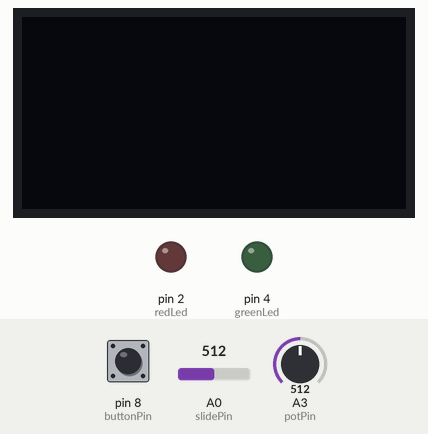
This sketch was run on a simulated Arduino Uno, built with avr-gcc and run on an emulated ATmega328P. Shown: 128×64 one-colour display, output pins drawn as LEDs (lit = HIGH). The inputs (shaded band) are chosen by the test bench; at power-on: pin 8 (buttonPin) LOW, A3 (potPin) = 512, A0 (slidePin) = 512. The display library's start-up logo is not drawn; random numbers use the default seed unless the sketch sets one.

Above: at 1.2 s.
1.3 s: pin 8 (buttonPin) pulled HIGH for 0.15 s
At 3.1 s:
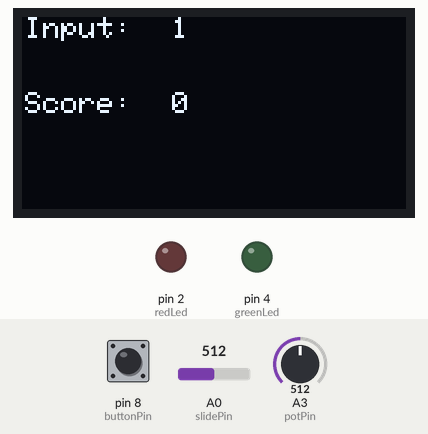
4.4 s: A3 (potPin) set to 716
At 5.9 s:
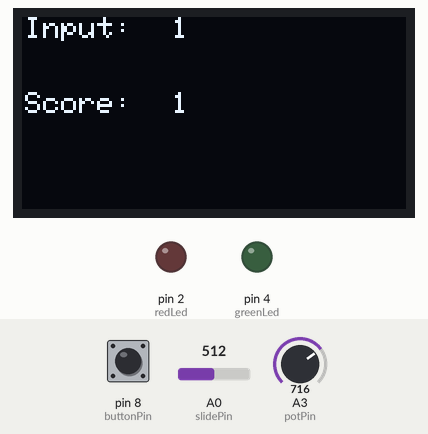
7.4 s: A3 (potPin) set to 900
At 7.8 s:
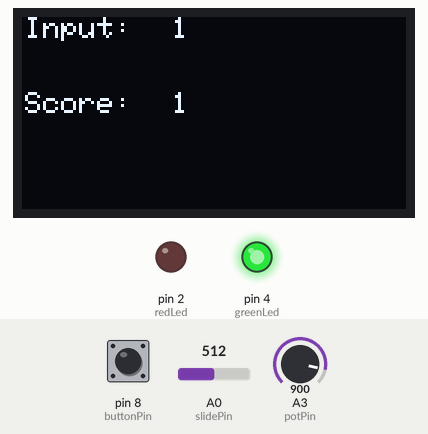
10.4 s: A0 (slidePin) set to 716
At 11.6 s:
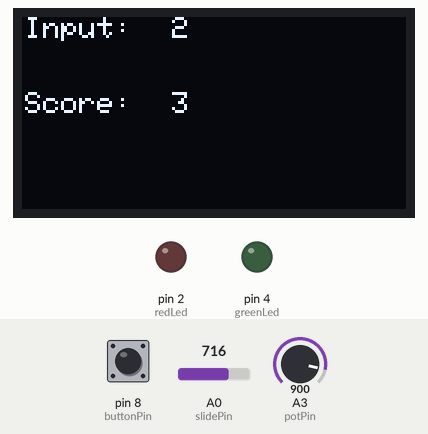
13.4 s: A0 (slidePin) set to 900
At 15.0 s:
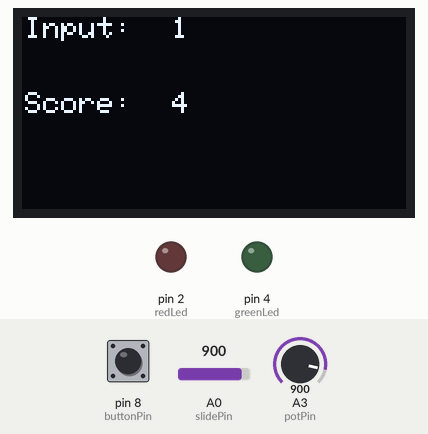
16.4 s: pin 8 (buttonPin) pulled HIGH for 3.2 s
At 23.0 s:
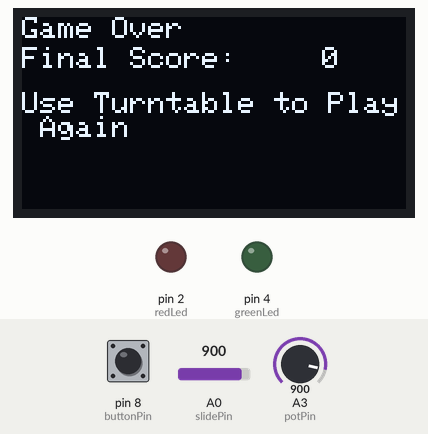
Timing chart, 0 to 23.6 s (numbered marks = the images above; inputs shaded):
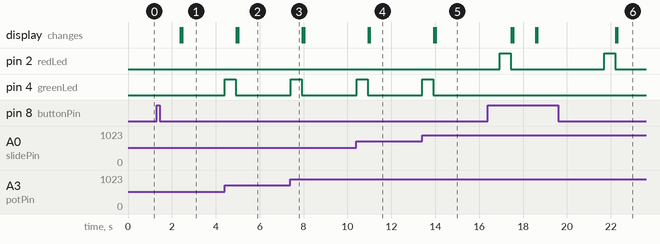

Measured:
- after the input at 1.3 s, the display: first changes after 1.1 s (image 1 shows a later state)
- after the input at 4.4 s, pin 4 (greenLed): LOW → HIGH at once, → LOW 0.50 s later
- after the input at 7.4 s, pin 4 (greenLed): LOW → HIGH at once, → LOW 0.50 s later
- after the input at 10.4 s, pin 4 (greenLed): LOW → HIGH at once, → LOW 0.50 s later
- after the input at 13.4 s, pin 4 (greenLed): LOW → HIGH at once, → LOW 0.50 s later
- by itself, pin 2 (redLed): alternates HIGH for 0.50 s and LOW for 4.3 s

The sketch:

sketch_nov1a.ino
```cpp
#include <SPI.h>
#include <Wire.h>
#include <Adafruit_GFX.h>
#include <Adafruit_SSD1306.h>

//Display
#define SCREEN_WIDTH 128  // OLED display width, in pixels
#define SCREEN_HEIGHT 64  // OLED display height, in pixels

// Declaration for SSD1306 display connected using software SPI (default case):
#define OLED_MOSI 9
#define OLED_CLK 10
#define OLED_DC 11
#define OLED_CS 12
#define OLED_RESET 13
Adafruit_SSD1306 display(SCREEN_WIDTH, SCREEN_HEIGHT, OLED_MOSI, OLED_CLK, OLED_DC, OLED_RESET, OLED_CS);

//Pins
int potPin = A3;
int buttonPin = 8;
int slidePin = A0;
int speakerPin;
int redLed = 2;
int greenLed = 4;

/*
// 'eeworldonlineblack-135x45', 130x45px
const unsigned char epd_bitmap_eeworldonlineblack_135x45 [] PROGMEM = {
  0xff, 0xff, 0xff, 0xff, 0xff, 0xff, 0xff, 0xff, 0xff, 0xff, 0xff, 0xff, 0xfc, 0x1f, 0xff, 0xf8,
  0x00, 0xff, 0xff, 0xff, 0xff, 0xff, 0xff, 0xff, 0xff, 0xff, 0xff, 0xff, 0xff, 0xfc, 0x1f, 0xff,
  0xf8, 0x00, 0xff, 0xff, 0xff, 0xff, 0xff, 0xff, 0xff, 0xff, 0xff, 0xff, 0xff, 0xff, 0xfc, 0x1f,
  0xff, 0xf8, 0x00, 0xff, 0xff, 0xff, 0xff, 0xff, 0xff, 0xff, 0xff, 0xff, 0xff, 0xff, 0xff, 0xfc,
  0x1f, 0xff, 0xf8, 0x00, 0xff, 0xff, 0xff, 0xff, 0xff, 0xff, 0xff, 0xff, 0xff, 0xff, 0xff, 0xff,
  0xfc, 0x1f, 0xff, 0xf8, 0x00, 0xff, 0xff, 0xff, 0xff, 0xff, 0xff, 0xff, 0xff, 0xff, 0xff, 0xff,
  0xff, 0xfc, 0x1f, 0xff, 0xf8, 0x00, 0xff, 0xff, 0xff, 0xff, 0xff, 0xff, 0xff, 0xff, 0xff, 0xff,
  0xff, 0xff, 0xfc, 0x1f, 0xff, 0xf8, 0x00, 0xff, 0xff, 0xff, 0xff, 0xff, 0xff, 0xff, 0xff, 0xff,
  0xff, 0xff, 0xff, 0xfc, 0x1f, 0xff, 0xf8, 0x00, 0xff, 0xff, 0xff, 0xff, 0xff, 0xff, 0xff, 0xff,
  0xff, 0xff, 0xff, 0xff, 0xfc, 0x1f, 0xff, 0xf8, 0x00, 0xff, 0xff, 0xff, 0xff, 0xff, 0xff, 0xff,
  0xff, 0xff, 0xff, 0xff, 0xff, 0xfc, 0x1f, 0xff, 0xf8, 0x00, 0xe0, 0x00, 0x60, 0x00, 0x67, 0xf8,
  0x1f, 0xc1, 0xf8, 0x00, 0x3f, 0x06, 0x0c, 0x1f, 0xe0, 0x18, 0x00, 0xe0, 0x00, 0x60, 0x00, 0x67,
  0xf0, 0x1f, 0xc1, 0xe0, 0x00, 0x1f, 0x04, 0x0c, 0x1f, 0x80, 0x00, 0x00, 0xe0, 0x00, 0x60, 0x00,
  0x47, 0xf0, 0x1f, 0xc1, 0xe0, 0x00, 0x0f, 0x00, 0x0c, 0x1f, 0x00, 0x00, 0x00, 0xe1, 0xff, 0xe1,
  0xff, 0xc3, 0xf0, 0x1f, 0xc1, 0xc0, 0x00, 0x0f, 0x00, 0x0c, 0x1f, 0x00, 0x00, 0x00, 0xe3, 0xff,
  0xe1, 0xff, 0xc3, 0xf0, 0x0f, 0xc3, 0xc0, 0x00, 0x07, 0x00, 0x0c, 0x1e, 0x00, 0x00, 0x00, 0xe3,
  0xff, 0xe3, 0xff, 0xc3, 0xe0, 0x0f, 0x83, 0xc1, 0xfe, 0x07, 0x03, 0xfc, 0x1e, 0x07, 0xf0, 0x00,
  0xc3, 0xff, 0xe3, 0xff, 0xc3, 0xe0, 0x0f, 0x83, 0xc1, 0xff, 0x07, 0x07, 0xfc, 0x1e, 0x0f, 0xf8,
  0x00, 0xc3, 0xff, 0xc3, 0xff, 0xc3, 0xe1, 0x0f, 0x83, 0x83, 0xff, 0x07, 0x07, 0xfc, 0x1e, 0x0f,
  0xf8, 0x00, 0xc3, 0xff, 0xc3, 0xff, 0xc1, 0xe1, 0x07, 0x87, 0x83, 0xff, 0x07, 0x07, 0xfc, 0x1e,
  0x0f, 0xf8, 0x00, 0xc3, 0xff, 0xc3, 0xff, 0xc1, 0xe1, 0x07, 0x87, 0x83, 0xff, 0x07, 0x07, 0xfc,
  0x1e, 0x0f, 0xf8, 0x00, 0xc0, 0x00, 0xc0, 0x00, 0xc1, 0xc1, 0x87, 0x07, 0x83, 0xff, 0x07, 0x07,
  0xfc, 0x1e, 0x0f, 0xf8, 0x00, 0xc0, 0x00, 0xc0, 0x00, 0xe1, 0xc1, 0x87, 0x07, 0x83, 0xff, 0x07,
  0x07, 0xfc, 0x1e, 0x0f, 0xf8, 0x00, 0xc0, 0x00, 0xc0, 0x00, 0xe0, 0xc3, 0x87, 0x07, 0x83, 0xff,
  0x07, 0x07, 0xfc, 0x1e, 0x0f, 0xf8, 0x00, 0x80, 0x01, 0xc0, 0x01, 0xe0, 0xc3, 0x83, 0x0f, 0x83,
  0xff, 0x07, 0x07, 0xfc, 0x1e, 0x0f, 0xf8, 0x00, 0x87, 0xff, 0x87, 0xff, 0xe0, 0xc3, 0xc3, 0x0f,
  0x83, 0xff, 0x07, 0x07, 0xfc, 0x1e, 0x0f, 0xf8, 0x00, 0x87, 0xff, 0x87, 0xff, 0xf0, 0x83, 0xc2,
  0x0f, 0x83, 0xff, 0x07, 0x07, 0xfc, 0x1e, 0x0f, 0xf8, 0x00, 0x87, 0xff, 0x87, 0xff, 0xf0, 0x87,
  0xc2, 0x0f, 0x83, 0xff, 0x07, 0x07, 0xfc, 0x1e, 0x0f, 0xf8, 0x00, 0x8f, 0xff, 0x87, 0xff, 0xf0,
  0x07, 0xc2, 0x1f, 0xc1, 0xff, 0x07, 0x07, 0xfc, 0x1e, 0x0f, 0xf8, 0x00, 0x8f, 0xff, 0x87, 0xff,
  0xf0, 0x07, 0xc0, 0x1f, 0xc1, 0xfe, 0x07, 0x07, 0xfc, 0x1e, 0x07, 0xf0, 0x00, 0x8f, 0xff, 0x8f,
  0xff, 0xf0, 0x07, 0xe0, 0x1f, 0xc0, 0x00, 0x07, 0x07, 0xfc, 0x1e, 0x00, 0x00, 0x00, 0x00, 0x03,
  0x80, 0x03, 0xf8, 0x0f, 0xe0, 0x1f, 0xc0, 0x00, 0x0f, 0x07, 0xfc, 0x1f, 0x00, 0x00, 0x00, 0x00,
  0x03, 0x80, 0x01, 0xf8, 0x0f, 0xe0, 0x1f, 0xe0, 0x00, 0x0f, 0x07, 0xfc, 0x1f, 0x00, 0x00, 0x00,
  0x00, 0x03, 0x00, 0x03, 0xf8, 0x0f, 0xe0, 0x3f, 0xf0, 0x00, 0x1f, 0x07, 0xfc, 0x1f, 0x80, 0x08,
  0x00, 0x00, 0x03, 0x00, 0x03, 0xf8, 0x0f, 0xf0, 0x3f, 0xf8, 0x00, 0x7f, 0x07, 0xfc, 0x1f, 0xe0,
  0x3c, 0x00, 0xff, 0xff, 0xff, 0xff, 0xff, 0xff, 0xff, 0xff, 0xff, 0xff, 0xff, 0xff, 0xff, 0xff,
  0xff, 0xff, 0xc0, 0xff, 0xff, 0xff, 0xff, 0xff, 0xff, 0xff, 0xff, 0xff, 0xff, 0xff, 0xff, 0xff,
  0xff, 0xff, 0xff, 0xc0, 0xff, 0xff, 0xff, 0xff, 0xff, 0xff, 0xff, 0x83, 0xff, 0x7d, 0xfe, 0x7f,
  0xf7, 0xfb, 0xef, 0xf0, 0x00, 0xff, 0xff, 0xff, 0xff, 0xff, 0xff, 0xff, 0x7d, 0xff, 0x3d, 0xfe,
  0x7f, 0xf7, 0xf9, 0xef, 0xf7, 0xc0, 0xff, 0xff, 0xff, 0xff, 0xff, 0xff, 0xff, 0x7e, 0xff, 0x5d,
  0xfe, 0x7f, 0xf7, 0xfa, 0xef, 0xf7, 0xc0, 0xff, 0xff, 0xff, 0xff, 0xff, 0xff, 0xfe, 0xfe, 0xff,
  0x4d, 0xfe, 0x7f, 0xf7, 0xfa, 0xef, 0xf3, 0xc0, 0xff, 0xff, 0xff, 0xff, 0xff, 0xff, 0xfe, 0xfe,
  0xff, 0x6d, 0xfe, 0x7f, 0xf7, 0xfb, 0x6f, 0xf0, 0x40, 0xff, 0xff, 0xff, 0xff, 0xff, 0xff, 0xfe,
  0xfe, 0xff, 0x75, 0xfe, 0x7f, 0xf7, 0xfb, 0xaf, 0xf7, 0xc0, 0xff, 0xff, 0xff, 0xff, 0xff, 0xff,
  0xff, 0x7e, 0xff, 0x71, 0xfe, 0x7f, 0xf7, 0xfb, 0x8f, 0xf7, 0xc0, 0xff, 0xff, 0xff, 0xff, 0xff,
  0xff, 0xff, 0x3d, 0xff, 0x79, 0xfe, 0x7f, 0xf7, 0xfb, 0xcf, 0xf7, 0xc0, 0xff, 0xff, 0xff, 0xff,
  0xff, 0xff, 0xff, 0x83, 0xff, 0x7d, 0xff, 0x0f, 0xf7, 0xfb, 0xef, 0xf8, 0x00
};

// Array of all bitmaps for convenience. (Total bytes used to store images in PROGMEM = 784)
const int epd_bitmap_allArray_LEN = 1;
const unsigned char* epd_bitmap_allArray[1] = {
  epd_bitmap_eeworldonlineblack_135x45
};*/

void setup() {
  Serial.begin(9600);
  display.begin(SSD1306_SWITCHCAPVCC);
  display.display();

  // Pin Modes
  pinMode(potPin, INPUT);
  pinMode(buttonPin, INPUT);
  pinMode(slidePin, INPUT);
  pinMode(redLed, OUTPUT);
  pinMode(greenLed, OUTPUT);
  pinMode(speakerPin, OUTPUT);
}

void loop() {
  playGame();
}

void printtext(char* text, int x, int y) {
  display.setTextSize(1.5);
  display.setTextColor(SSD1306_WHITE);
  display.setCursor(x, y);
  display.println(text);
  display.display();
}

void printtext(int text, int x, int y) {
  display.setTextSize(1.5);
  display.setTextColor(SSD1306_WHITE);
  display.setCursor(x, y);
  display.println(text);
  display.display();
}

void playGame() {
  if (readButton(buttonPin) == HIGH) {
    delay(1000);
    game();
  }
  else {
    delay(100);
  }
}

int readPot(int pin) {
  int Dval = analogRead(pin);  //reads the digital value of voltage

  return Dval;
}

int readButton(int pin) {
  int state = digitalRead(pin);

  return state;
}

bool comparePot(int pin, int score) {
  int originalState = readPot(pin);
  int n = 0;
  int threshold = 3000 - 30*score;
  bool check;

  while (true) {
    if (abs(readPot(pin) - originalState) > 50) {
      return true;
    }
    else if (n * 20 > threshold) {
      check = false;
      break;
    }
    else {
      n += 1;
      delay(20);
    }
  }
  return check;
}

bool compareButton(int pin, int score) {
  int n = 0;
  int threshold = 3000 - 30*score;
  bool check;

  while (true) {
    if (readButton(pin) == HIGH) {
      return true;
    }
    else if (n * 20 > threshold) {
      check = false;
      break;
    }
    else {
      n += 1;
      delay(20);
    }
  }
  return check;
}

void game() {
  bool cont = true;
  int score = 0;

  while (true) {
    int input = random(0,3);
    display.clearDisplay();
    printtext("Input: ", 1, 0);
    printtext(input, 50, 0);
    printtext("Score: ", 1, 25);
    printtext(score, 50, 25);

    switch (input) {
      case 0:
        //playSound("turntable.wav");
        cont = compareButton(buttonPin, score);
        break;
      case 1:
        //playSound("knob.wav");
        cont = comparePot(potPin, score);
        break;
      case 2:
        //playSound("slider.wav");
        cont = comparePot(slidePin, score);
        break;
    }

    if (cont == true) {
      score += 1;
        digitalWrite(greenLed, HIGH);
        delay(500);
        digitalWrite(greenLed, LOW);
    } else {
        digitalWrite(redLed, HIGH);
        delay(500);
        digitalWrite(redLed, LOW);
        break;
    }
  }

  display.clearDisplay();
  printtext("Game Over", 0, 0);
  printtext("Final Score: ", 0, 10);
  printtext(score, 100, 10);
  printtext("Use Turntable to Play Again", 0, 25);
}
```
